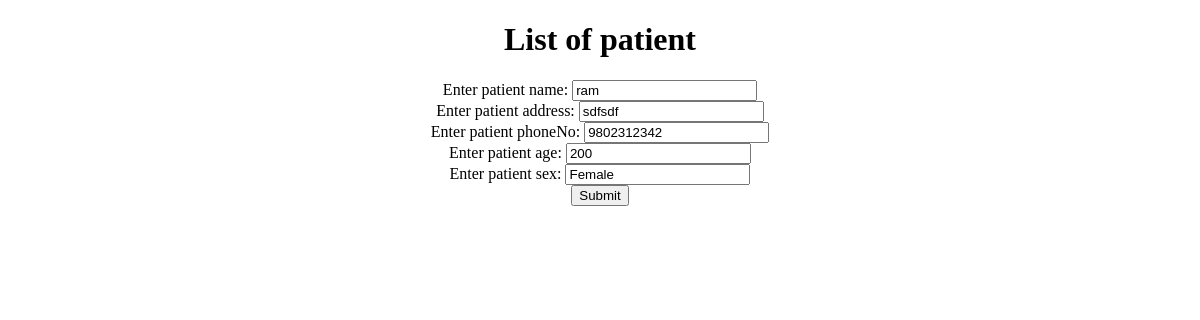
The app's page /update/3, older data.
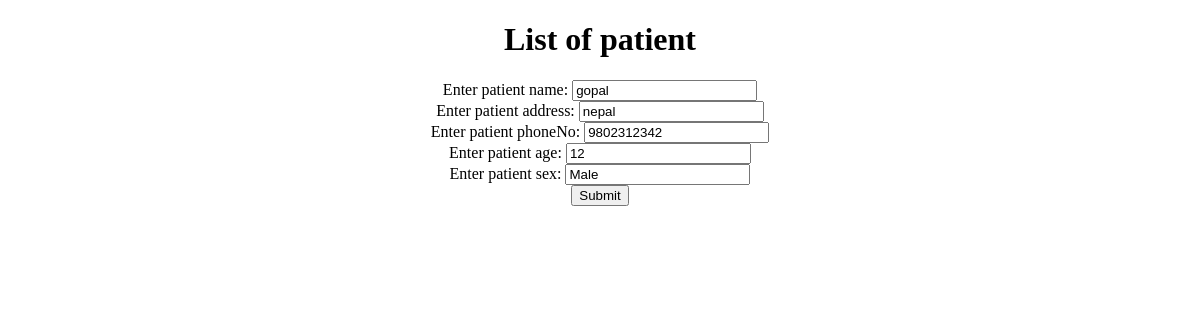
The same page, newer data.
### Hospital/models.py (models this page shows, shortened)
class patient(models.Model):
    patientName = models.CharField(max_length=250)
    patientAddress = models.CharField(max_length=20)
    patientPhoneNo = models.IntegerField()
    patientAge = models.IntegerField()
    patientSex = models.CharField(max_length=20)

### Hospital/views.py (the view)
# urls.py: path('update/<int:ID>',view_patient_update),
def view_patient_update(request,ID):
    if request.method == "post":
        get_all = request.POST
        print(get_all)
        get_PatientName = request.POST['patient_PatientName']
        get_PatientAddress = request.POST['patient_Patientaddress']
        get_PatientPhoneNo = request.POST['patient_PatientphoneNo']
        get_PatientAge= request.POST['patient_Patientage']
        get_PatientSex = request.POST['patient_Patientsex']
        patient_obj = patient(patientName=get_PatientName, patientAddress= get_PatientAddress,patientPhoneNo=get_PatientPhoneNo,
        patientAge =get_PatientAge,patientSex=get_PatientSex )
        patient_obj.save()
        return redirect(view_patient_lists)
    else:
        print(ID)
        patient_obj = patient.objects.get(id=ID)
        context_variable={
            'patient':patient_obj
        }
        return render(request,"Patient/updatePatient.html",context_variable)

### Hospital/templates/Patient/updatePatient.html (shortened to what this page needs)
<!DOCTYPE html>
<html lang="en">
<head>
</head>
<body>
    {% block content %}
<center>
    <h1> List of patient</h1>
    {% for patient in patients %}
    patientName : {{patient.patientName}} <br>
    patientAddress: {{patient.patientAddress}} <br>
    patientPhoneNo: {{patient.patientPhoneNo}}<br>
    patientAge: {{patient.patientAge}}<br>
    patientSex: {{patient.patientSex}}<br>
</center>
{% empty %}
        <center>
            <form method="POST" action="">
                    Enter patient name:  <input type="text" name="patient_PatientName" value="{{patient.patientName}}"> <br>
                    Enter patient address: <input type="text" name="patient_Patientaddress" value="{{patient.patientAddress}}"> <br>
                    Enter patient phoneNo: <input type="text" name="patient_PatientphoneNo" value="{{patient.patientPhoneNo}}"> <br>
                    Enter patient age: <input type="text" name="patient_Patientage" value="{{patient.patientAge}}"> <br>
                    Enter patient sex: <input type="text" name="patient_Patientsex" value="{{patient.patientSex}}"> <br>
                <input type="submit" >
            </form>
        </center>
    {% endfor %}
{% endblock %}
</body>
</html>

Row changes from the older to the newer data that the page shows:
changed patient: patient_PatientName "ram" → "gopal"; patient_Patientaddress "sdfsdf" → "nepal"; patient_Patientage "200" → "12"; patient_Patientsex "Female" → "Male"
